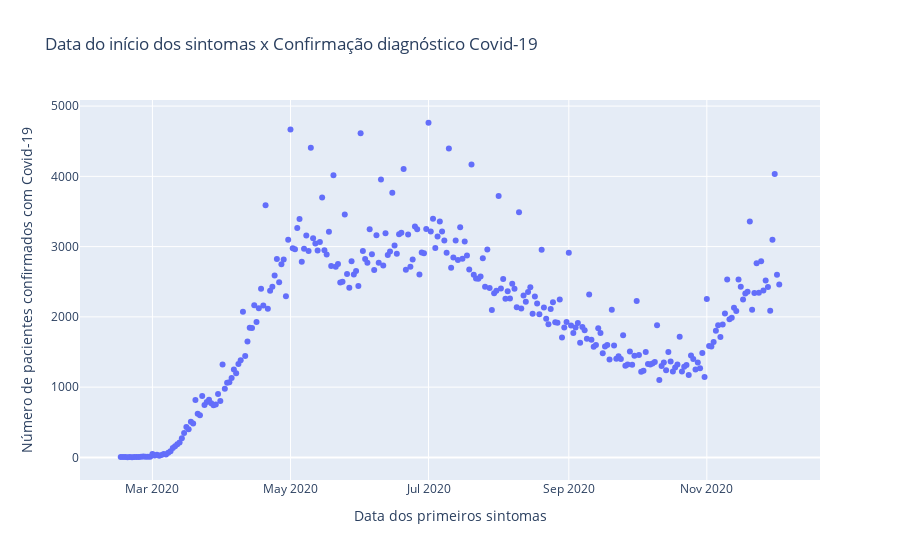

Source (notebook cell):
### Code cell
plot_graph(df_covid_br, 'DT_SIN_PRI', 'SUM', 'Data do início dos sintomas x Confirmação diagnóstico Covid-19', 'Data dos primeiros sintomas', 'Número de pacientes confirmados com Covid-19')

### Figure 1 — Plotly figure (JSON) as saved in the notebook; plotly's stock layout.template omitted (floating-point values rounded to 4 significant figures; data arrays with more than 128 entries replaced by an {"elided": "..."} marker saying what was removed)
{"data": [{"mode": "markers", "type": "scatter", "x": {"elided": "292 str values"}, "y": {"elided": "292 int values"}}], "layout": {"title": {"text": "Data do início dos sintomas x Confirmação diagnóstico Covid-19"}, "xaxis": {"title": {"text": "Data dos primeiros sintomas"}}, "yaxis": {"title": {"text": "Número de pacientes confirmados com Covid-19"}}}}
